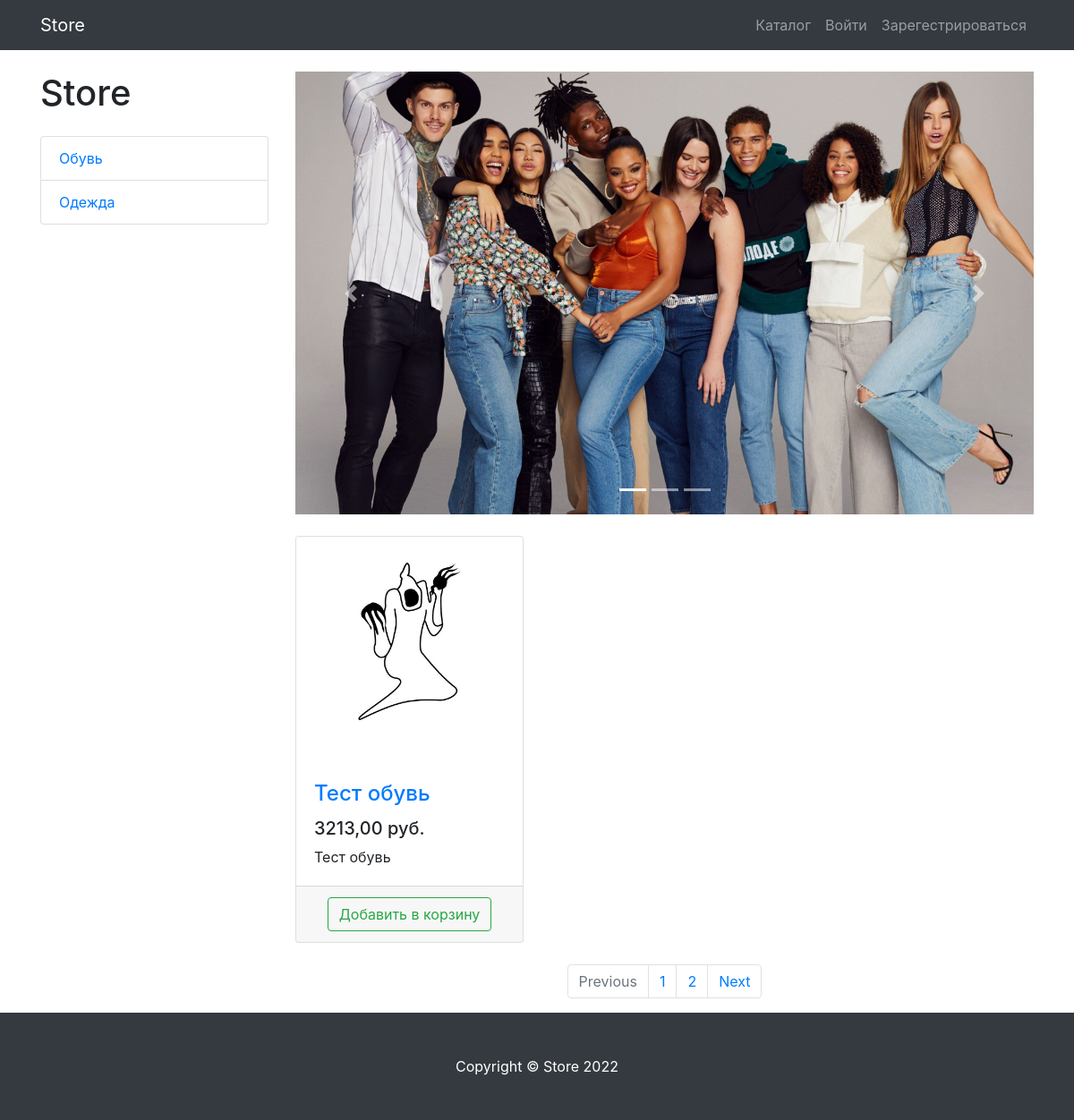
Before: /products/ with the older database file.
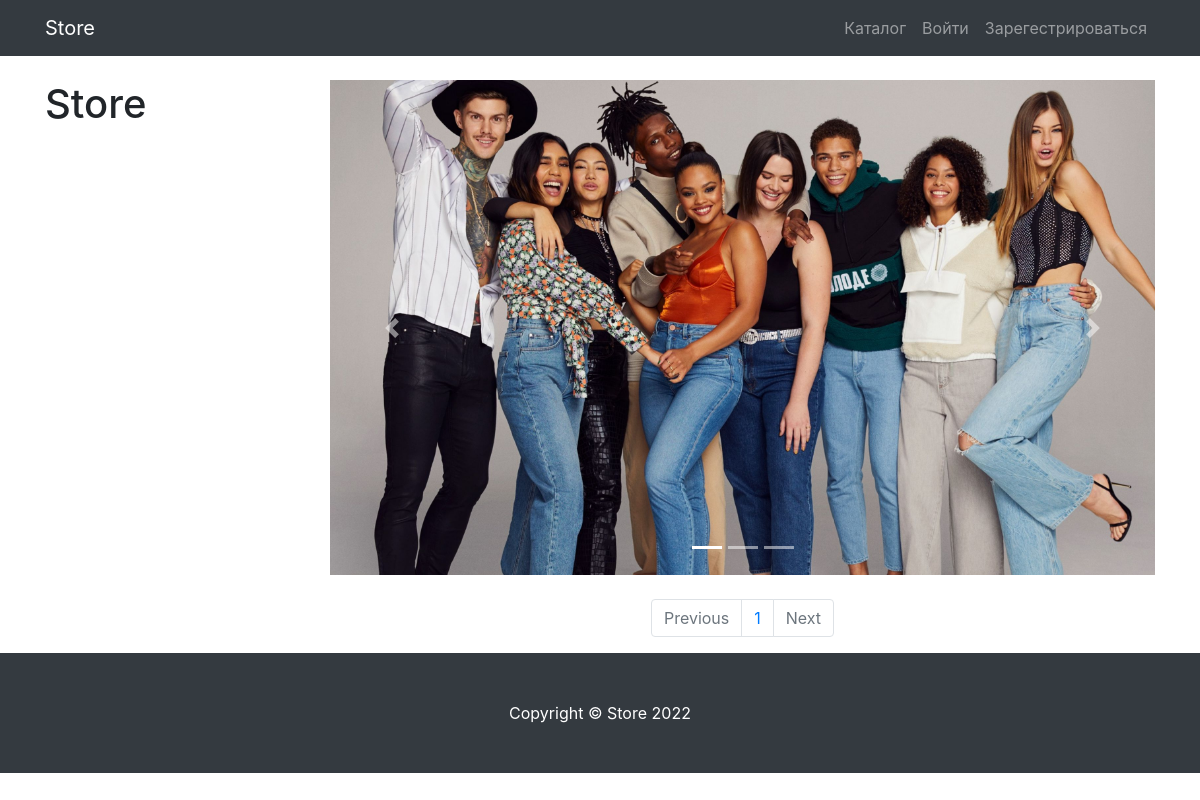
After: the same page with the newer database file.
### products/models.py (models this page shows, shortened)
class ProductCategory(models.Model):
    name = models.CharField(max_length=200, unique=True)
    description = models.TextField(null=True, blank=True)
    class Meta:
        verbose_name = 'Категория'
        verbose_name_plural = "Категории"

class Product(models.Model):
    name = models.CharField(max_length=200)
    description = models.TextField()
    price = models.DecimalField(max_digits=6, decimal_places=2)
    quantity = models.PositiveIntegerField(default=0)
    image = models.ImageField(upload_to='products_images')
    category = models.ForeignKey(to=ProductCategory, on_delete=models.CASCADE)
    created_at = models.DateTimeField(auto_now_add=True)
    class Meta:
        verbose_name = 'Товар'
        verbose_name_plural = "Товары"

### products/views.py (the view)
# urls.py: path('', ProductListView.as_view(extra_context={'title':'Storedimas'}), name='index'),
class ProductListView(TitleMixin, ListView):
    model = Product
    template_name = 'products/products.html'
    paginate_by = 1
    title = 'Store - Каталог'
    def get_queryset(self):
        queryset = super(ProductListView, self).get_queryset()
        category_id = self.kwargs.get('category_id')
        return queryset.filter(category_id=category_id) if category_id else queryset
    def get_context_data(self, **kwargs):
        context = super(ProductListView, self).get_context_data()
        context['categories'] = ProductCategory.objects.all()
        return context

### common/views.py (called while the page is built)
    def get_context_data(self, **kwargs):
        context = super(TitleMixin, self).get_context_data(**kwargs)
        context['title'] = self.title
        return context

### templates/products/products.html (shortened to what this page needs)
{% extends 'products/base.html' %}
{% load static %}
{% block css %}
<link href="{% static 'vendor/css/products.css' %}" rel="stylesheet">
{% endblock %}
{% block content %}
<div class="container">
    <div class="row">
        <div class="col-lg-3">
            <h1 class="my-4">Store</h1>
            <div class="list-group">
                {% for category in categories %}
                <a href="{% if category %}{% url 'products:category' category.id %}{% else %}#{% endif %}" class="list-group-item">{{ category.name }}</a>
                {% endfor %}
            </div>
        </div>
        <div class="col-lg-9">
                <div id="carouselExampleIndicators" class="carousel slide my-4" data-ride="carousel">
                <ol class="carousel-indicators">
                    <li data-target="#carouselExampleIndicators" data-slide-to="0" class="active"></li>
                    <li data-target="#carouselExampleIndicators" data-slide-to="1"></li>
                    <li data-target="#carouselExampleIndicators" data-slide-to="2"></li>
                </ol>
                <div class="carousel-inner" role="listbox">
                    <div class="carousel-item active">
                        <img class="d-block img-fluid" src="/static/vendor/img/slides/slide-1.jpg" alt="First slide">
                    </div>
                </div>
                <a class="carousel-control-prev" href="#carouselExampleIndicators" role="button" data-slide="prev">
                    <span class="carousel-control-prev-icon" aria-hidden="true"></span>
                </a>
                <a class="carousel-control-next" href="#carouselExampleIndicators" role="button" data-slide="next">
                    <span class="carousel-control-next-icon" aria-hidden="true"></span>
                </a>
            </div>
            <div class="row">
                {% for product in object_list %}
                <div class="col-lg-4 col-md-6 mb-4">
                    <div class="card h-100">
                        <a href="#">
                            <img class="card-img-top"
                                 src="{{ product.image.url }}"
                                 alt="">
                        </a>
                        <div class="card-body">
                            <h4 class="card-title">
                                <a href="#">{{ product.name }}</a>
                            </h4>
                            <h5>{{ product.price }} руб.</h5>
                            <p class="card-text">{{ product.description }}</p>
                        </div>
                        <div class="card-footer text-center">
                            <a  class="btn btn-outline-success" href="{% url 'products:basket/add' product.id%}">Добавить в корзину</a>
                    </div>
                </div>
                </div>
                {%endfor%}
            </div>
            <nav aria-label="Page navigation example">
                <ul class="pagination justify-content-center">
                    <li class="page-item {% if not page_obj.has_previous %}disabled{% endif %}">
                        <a class="page-link" href="{% if page_obj.has_previous %}{% url 'products:paginator' page_obj.previous_page_number %}{% else %}#{% endif %}" tabindex="-1" aria-disabled="true">Previous</a>
                    </li>
                    {% for page in paginator.page_range %}
                    <li class="page-item"><a class="page-link" href="{% url 'products:paginator' page %}">{{ page }}</a></li>
                  {% endfor %}
                    <li class="page-item {% if not page_obj.has_next %}disabled{% else %}#{% endif %}">
                        <a class="page-link" href="{% if page_obj.has_next %}{% url 'products:paginator' page_obj.next_page_number %}{% else %}#{% endif %}">Next</a>
                    </li>
                </ul>
            </nav>
        </div>
    </div>
</div>
{% endblock %}
{% block footer %}
<footer class="py-5 bg-dark">
    <div class="container">
        <p class="m-0 text-center text-white">Copyright &copy; Store 2022</p>
    </div>
</footer>
{% endblock %}

Changed rows visible on the page:
removed ProductCategory: name "Обувь"
removed ProductCategory: name "Одежда"
removed Product: image (picture), name "Тест обувь", price "3213,00", description "Тест обувь"
Other visible differences:
list line gone: "2"
